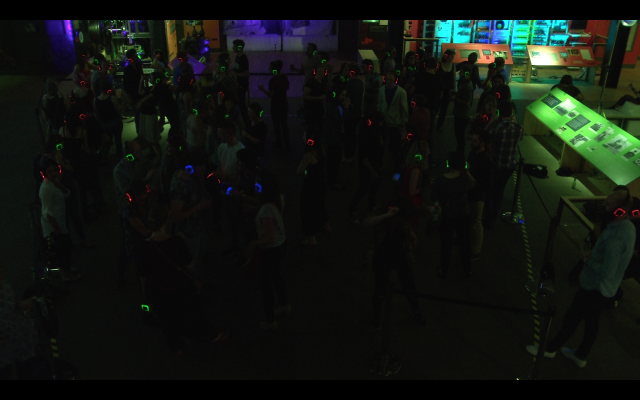
#> input picture Example_009.png, 1280 x 800 px, given in place of TX-BACK UP_21.mov, which was not available (shown at 1/2 size)
$ python hsvthresh.py
#> lines starting #> are read from the running program, lines starting #| are printed output that depends on the picture; after the words box and inside, x2 and y2 are one past the last pixel; in counts of white or black regions, pixels touching at a corner belong together; pictures that were not available may be replaced by others from this repository, and a replacement may not be noted
import cv2
import numpy as np
import os

# vid = "~/Documents/PYTHON/SilentDiscoData/TX-BACK_UP_10s.mov"

vid = "/Volumes/SAMSUNG/TX-BACK UP_21.mov"

vid = os.path.expanduser(vid)

vidcap = cv2.VideoCapture(vid)
# imgcap = cv2.imread(img, cv2.IMREAD_COLOR)


def nothing(x):
    pass

# Creating a window for later use
cv2.namedWindow('result')

# Starting with min and max values to prevent error while masking
h_min, s_min, v_min = 0, 0, 0
h_max, s_max, v_max = 256, 256, 256

# Creating track bar
cv2.createTrackbar('h_min', 'result', 0, 256, nothing)
#> slider 'h_min' is set to 51
cv2.createTrackbar('h_max', 'result', 256, 256, nothing)

cv2.createTrackbar('s_min', 'result', 0, 256, nothing)
#> slider 's_min' is set to 51
cv2.createTrackbar('s_max', 'result', 256, 256, nothing)

cv2.createTrackbar('v_min', 'result', 0, 256, nothing)
#> slider 'v_min' is set to 51
cv2.createTrackbar('v_max', 'result', 256, 256, nothing)

while(1):

    _, frame = vidcap.read()
#> frame is the input picture: shape (800, 1280, 3); mean B, G, R 17.2, 21.7, 17.3
    # frame = imgcap # .read()

    frame = cv2.resize(frame, (0, 0), fx = 0.5, fy = 0.5, interpolation = cv2.INTER_CUBIC)
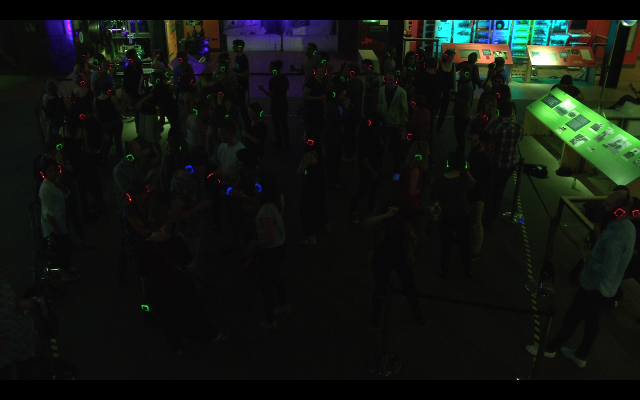
#> frame: shape (400, 640, 3); mean B, G, R 17.2, 21.7, 17.4

    # converting to HSV
    hsv = cv2.cvtColor(frame, cv2.COLOR_BGR2HSV)
#> hsv: shape (400, 640, 3); mean H, S, V 47, 61, 24.5

    # get info from track bar and appy to result
    h_min = cv2.getTrackbarPos('h_min', 'result')
    h_max = cv2.getTrackbarPos('h_max', 'result')
    s_min = cv2.getTrackbarPos('s_min', 'result')
    s_max = cv2.getTrackbarPos('s_max', 'result')
    v_min = cv2.getTrackbarPos('v_min', 'result')
    v_max = cv2.getTrackbarPos('v_max', 'result')

    # Normal masking algorithm
    # lower_blue = np.array([h,s,v])
    # upper_blue = np.array([180, 255, 255])

    mask = cv2.inRange(hsv, (h_min, s_min, v_min), (h_max, s_max, v_max))
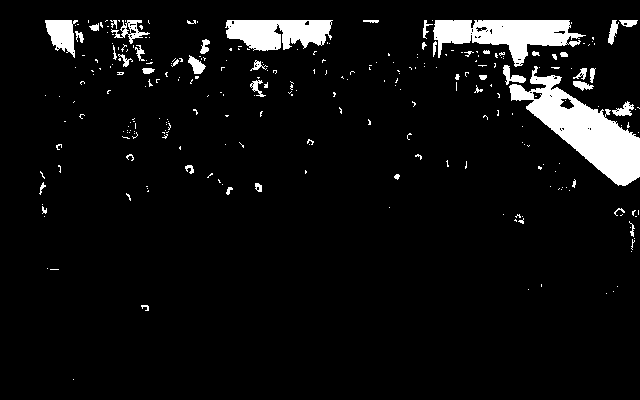
#> mask: shape (400, 640); 6.4% white; 278 white regions (230 under 20 px), largest, box (x1, y1, x2, y2) and area: (509, 66, 640, 186) 5802, (433, 20, 586, 67) 3606, (225, 20, 333, 51) 2502
    # mask = cv2.inRange(hsv, lower_blue, upper_blue)

    result = cv2.bitwise_and(frame, frame, mask = mask)
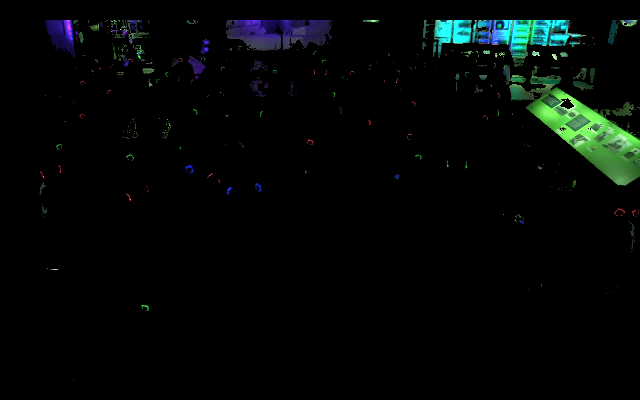
#> result: shape (400, 640, 3); mean B, G, R 6.2, 7.4, 3.7

    cv2.imshow('result', result)

    k = cv2.waitKey(25) & 0xFF
#> (key Esc is pressed here)
    if k == 27:
        break

vidcap.release()
cv2.destroyAllWindows()
